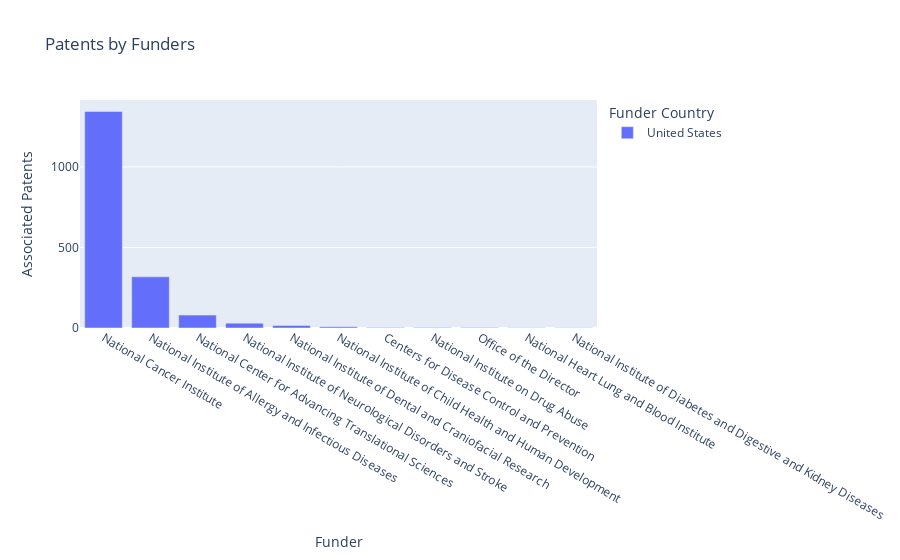

Notebook code for this chart:
### Code cell
px.bar(funders_patents,  
       y="Associated Patents", x="Funder", 
       color="Funder Country",
       hover_name="Funder", 
       hover_data=['Funder', 'Funder Country'], 
       title=f"Patents by Funders")

### Figure 1 — Plotly figure (JSON) as saved in the notebook; plotly's stock layout.template omitted (floating-point values rounded to 4 significant figures)
{"data": [{"alignmentgroup": "True", "customdata": [["National Cancer Institute", "United States"], ["National Institute of Allergy and Infectious Diseases", "United States"], ["National Center for Advancing Translational Sciences", "United States"], ["National Institute of Neurological Disorders and Stroke", "United States"], ["National Institute of Dental and Craniofacial Research", "United States"], ["National Institute of Child Health and Human Development", "United States"], ["Centers for Disease Control and Prevention", "United States"], ["National Institute on Drug Abuse", "United States"], ["Office of the Director", "United States"], ["National Heart Lung and Blood Institute", "United States"], ["National Institute of Diabetes and Digestive and Kidney Diseases", "United States"]], "hovertemplate": "<b>%{hovertext}</b><br><br>Funder Country=%{customdata[1]}<br>Funder=%{customdata[0]}<br>Associated Patents=%{y}<extra></extra>", "hovertext": ["National Cancer Institute", "National Institute of Allergy and Infectious Diseases", "National Center for Advancing Translational Sciences", "National Institute of Neurological Disorders and Stroke", "National Institute of Dental and Craniofacial Research", "National Institute of Child Health and Human Development", "Centers for Disease Control and Prevention", "National Institute on Drug Abuse", "Office of the Director", "National Heart Lung and Blood Institute", "National Institute of Diabetes and Digestive and Kidney Diseases"], "legendgroup": "United States", "marker": {"color": "#636efa"}, "name": "United States", "offsetgroup": "United States", "orientation": "v", "showlegend": true, "textposition": "auto", "type": "bar", "x": ["National Cancer Institute", "National Institute of Allergy and Infectious Diseases", "National Center for Advancing Translational Sciences", "National Institute of Neurological Disorders and Stroke", "National Institute of Dental and Craniofacial Research", "National Institute of Child Health and Human Development", "Centers for Disease Control and Prevention", "National Institute on Drug Abuse", "Office of the Director", "National Heart Lung and Blood Institute", "National Institute of Diabetes and Digestive and Kidney Diseases"], "xaxis": "x", "y": [1345, 318, 80, 30, 16, 8, 3, 3, 3, 1, 1], "yaxis": "y"}], "layout": {"autosize": true, "barmode": "relative", "legend": {"title": {"text": "Funder Country"}, "tracegroupgap": 0}, "title": {"text": "Patents by Funders"}, "xaxis": {"anchor": "y", "autorange": true, "domain": [0, 1], "range": [-0.5, 10.5], "title": {"text": "Funder"}, "type": "category"}, "yaxis": {"anchor": "x", "autorange": true, "domain": [0, 1], "range": [0, 1416.0], "title": {"text": "Associated Patents"}, "type": "linear"}}}
